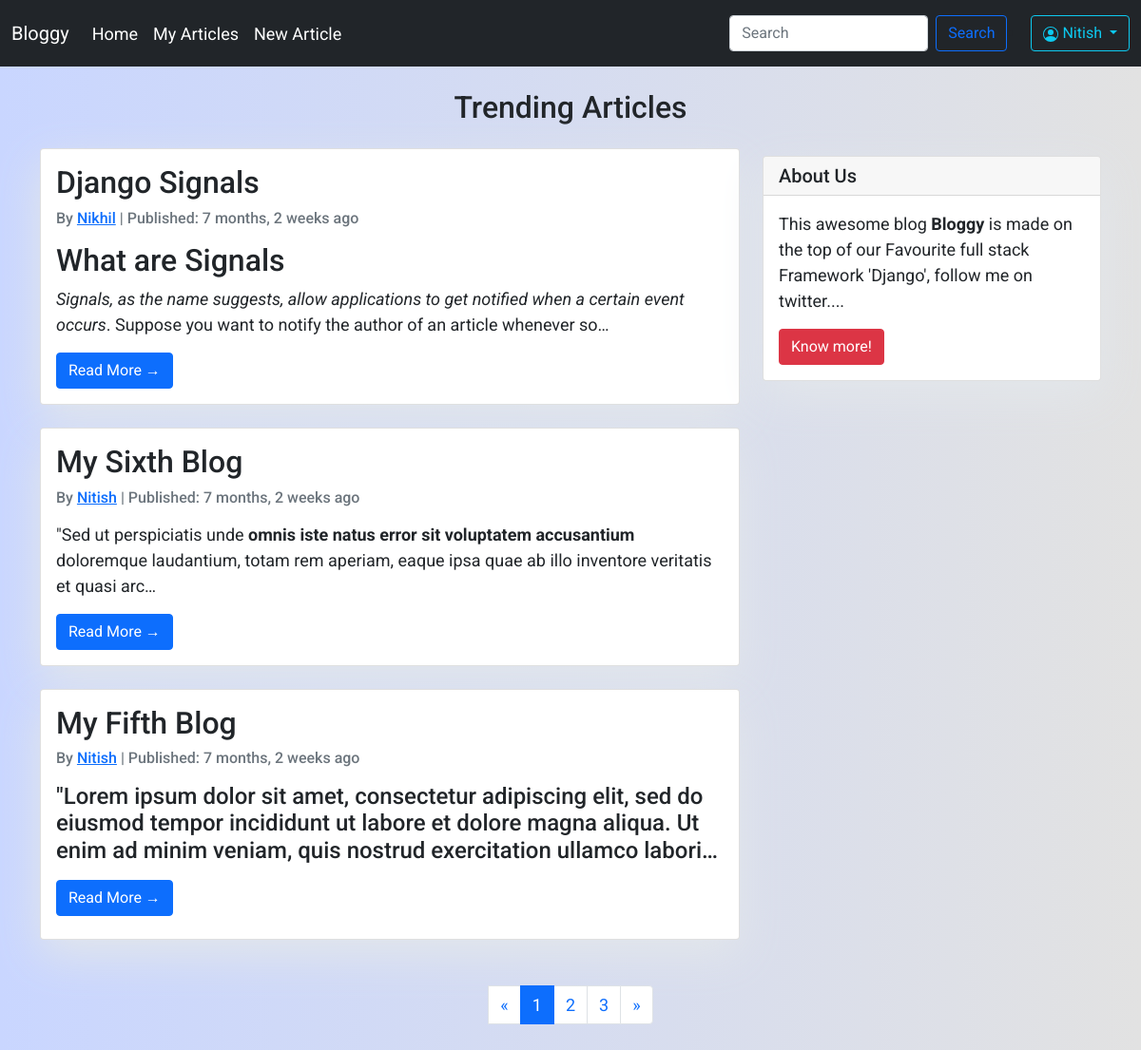
The app's page / (signed in) with its own data.
### articles/models.py (models this page shows, shortened)
class Post(models.Model):
    author = models.ForeignKey(User, on_delete=models.CASCADE, null=True, blank=True)
    title = models.CharField(max_length=100)
    description = RichTextField()
    image = models.ImageField(upload_to='thubmnails')
    slug = models.SlugField(max_length=100, unique=True, null=True, blank=True)
    published_at = models.DateTimeField(auto_now_add=True)
    updated_at = models.DateTimeField(auto_now=True)
    class Meta:
        ordering = ('-published_at',)
    def get_absolute_url(self):
        return reverse('post_detail', args=[self.slug])

### articles/views.py (the view)
# urls.py: path('', login_required(login_url=settings.LOGIN_URL)(home.as_view()), name='home'),
class home(ListView):
    model = Post
    template_name = 'articles/home.html'
    context_object_name = 'articles'
    paginate_by = 3
    def get_queryset(self):
        return Post.objects.all()

### templates/articles/home.html (shortened to what this page needs)
{% extends 'base.html' %}
{% block content %}
{% load humanize %}
<h2 class="text-center">Trending Articles</h2>
<div class="container">
    <div class="row">
        <div class="col-md-8 mt-3 left">
            {% for article in articles %}
            <div class="card mb-4">
                <div class="card-body">
                    <h2 class="card-title">{{ article.title }}</h2>
                    <p class="card-text text-muted h6">By <a href="{% url 'user-posts' article.author.username %}">{{ article.author }}</a> | Published: {{ article.published_at | naturaltime }}</p> </p>
                    <p>{{article.description|truncatechars:200|safe }}</p>
                    <a href="{{ article.get_absolute_url }}" class="btn btn-primary">Read More &rarr;</a>
                </div>
            </div>
            {% endfor %}
        </div>
        {% block sidebar %} {% include 'snippets/sidebar.html' %} {% endblock sidebar %}
    </div>
</div>
{% if page_obj.has_other_pages %}
<ul class="pagination d-flex justify-content-center my-4">
    {% if page_obj.has_previous %}
    <li class="page-item"><a class="page-link" href="?page={{ page_obj.previous_page_number }}">&laquo;</a></li>
    {% else %}
    <li class="disabled"><a class="page-link disabled"><span>&laquo;</span></a></li>
    {% endif %}
    {% for i in page_obj.paginator.page_range %}
    {% if page_obj.number == i %}
    <li class="page-item active"><a class="page-link" href="?page={{ i}}">{{ i }} </a></li>
    {% else %}
    <li class="page-item"><a class="page-link" href="?page={{ i }}">{{ i }}</a></li>
    {% endif %}
    {% endfor %}
    {% if page_obj.has_next %}
    <li class="page-item"><a class="page-link" href="?page={{ page_obj.next_page_number }}">&raquo;</a></li>
    {% else %}
    <li class="disabled"><a class="page-link disabled"><span>&raquo;</span></a></li>
    {% endif %}
</ul>
{% endif %}
{% endblock content %}

### templates/base.html (shortened to what this page needs)
<!DOCTYPE html>
<html lang="en">
<head>
    <link href="https://cdn.jsdelivr.net/npm/bootstrap@5.1.1/dist/css/bootstrap.min.css" rel="stylesheet">
</head>
<body>
    <nav class="navbar navbar-expand-lg navbar-dark bg-dark mb-4">
        <div class="container-fluid">
            <a class="navbar-brand" href="/">Bloggy</a>
            <div class="collapse navbar-collapse" id="navbarSupportedContent">
                <ul class="navbar-nav me-auto mb-2 mb-lg-0">
                    <li class="nav-item">
                        <a class="nav-link active" aria-current="page" href="/">Home</a>
                    </li>
                    <li class="nav-item">
                        <a class="nav-link active" aria-current="page" href="{% url 'my_articles' %}">My Articles</a>
                    </li>
                    <li class="nav-item">
                        <a class="nav-link active" href="{% url 'post_create' %}">New Article</a>
                    </li>
                </ul>
                <form method="GET" action="{% url 'search' %}" class="d-flex">
                    <input class="form-control me-2" type="search" placeholder="Search" aria-label="Search" name="query" id="query">
                    <button class="btn btn-outline-primary" type="submit">Search</button>
                </form>
                <div class="d-flex my-2">
                    {% if user.is_authenticated %}
                    <div class="dropdown">
                        <li class="nav-item">
                            <button type="button" class="btn btn-outline-info dropdown-toggle" id="dropdownMenuButton1" data-bs-toggle="dropdown" aria-expanded="false">
                                {{ user.username }}
                            </button>
                        </li>
                    </div>
                    {% endif %}
                </div>
            </div>
        </div>
    </nav>
    {% block content %}{% endblock %}
</body>
</html>

### templates/snippets/sidebar.html (shortened to what this page needs)
{% block sidebar %}
<div class="col-md-4 float-right ">
    <div class="card my-4">
        <h5 class="card-header">About Us</h5>
        <div class="card-body">
            <p class="card-text"> This awesome blog <b>Bloggy</b> is made on the top of our Favourite full stack Framework 'Django', follow me on twitter....</p>
            <a href="#"
            class="btn btn-danger">Know more!</a>
        </div>
    </div>
</div>
{% endblock sidebar %}

### templates/base.html (style rules this page uses)
body { font-family: "Roboto", sans-serif; margin: 0; padding: 0; height: 100%; font-size: 17px; background: linear-gradient(to right, rgb(201, 214, 255), rgb(226, 226, 226)) !important; }

### templates/articles/home.html (style rules this page uses)
body { font-family: "Roboto", sans-serif; font-size: 18px; background-color: #fdfdfd; }
.card { box-shadow: 0 16px 48px #E3E7EB; }
a.disabled { pointer-events: none; cursor: default; }

### templates/snippets/sidebar.html (style rules this page uses)
.card { box-shadow: 0 16px 48px #E3E7EB; }

### records on screen
Post: title "Django Signals", author "Nikhil", published_at "7 months, 2 weeks ago", description "What are Signals Signals, as the name suggests, allow applications to get notified when a certain event occurs . Suppose you want to notify the author of an article whenever so…"
Post: title "My Sixth Blog", author "Nitish", published_at "7 months, 2 weeks ago", description "\"Sed ut perspiciatis unde omnis iste natus error sit voluptatem accusantium doloremque laudantium, totam rem aperiam, eaque ipsa quae ab illo inventore veritatis et quasi arc…"
Post: title "My Fifth Blog", author "Nitish", published_at "7 months, 2 weeks ago", description "\"Lorem ipsum dolor sit amet, consectetur adipiscing elit, sed do eiusmod tempor incididunt ut labore et dolore magna aliqua. Ut enim ad minim veniam, quis nostrud exercitation ullamco labori…"

### other values on screen
{{ user.username }} "Nitish"
{{ i }} "1"
{{ i }} "2" "3"
